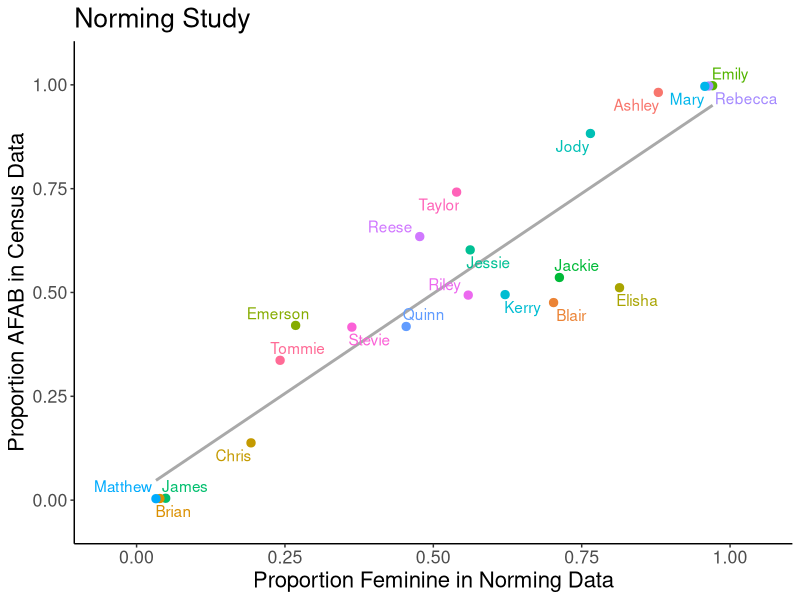

Recreate this plot in R.
## ---- chunk 1
library(tidyr)
library(dplyr)
library(magrittr)
library(stringr)
library(ggplot2)
library(ggrepel)
library(knitr)
## ---- chunk 2
all_ratings <- read.csv("../data/exp0_data_norming.csv", stringsAsFactors=TRUE) %>%
  #don't need participant demographics right now
  select(-gender, -age, -race, -education, -english) %>% 
  #pivot to have one row per name, not one column per name
  pivot_longer(cols = c(-ResponseId),
               names_to = "Name",
               values_to = "GenderRating") 
## ---- chunk 3
mean_ratings <- all_ratings %>% group_by(Name) %>%
  summarise(MeanGenderRating=mean(GenderRating),
            SD=sd(GenderRating)) %>%
  arrange(desc(MeanGenderRating))

kable(mean_ratings)
## ---- chunk 4
names_used <- mean_ratings %>% filter(str_detect(Name, 
  "Matthew|Brian|James|Chris|Tommie|Emerson|Stevie|Quinn|Reese|Taylor|Riley|Jessie|Kerry|Blair|Jackie|Jody|Elisha|Ashley|Mary|Rebecca|Emily")) %>%
  filter(Name!="Christopher")

kable(names_used, digits=2)
## ---- chunk 5
census <- read.csv("../data/exp0_data_census.csv")

names_used <- left_join(names_used, census, by="Name") %>%
  mutate(MeanGenderRating06=MeanGenderRating-1,
  Norming_ProbFemale = MeanGenderRating06 / 6,
  Diff_ProbFemale = Census_ProbFemale - Norming_ProbFemale)
## ---- chunk 6
summary(names_used$Diff_ProbFemale)
## ---- chunk 7
cor.test(names_used$Norming_ProbFemale, names_used$Census_ProbFemale)
## ---- chunk 8
plot_correlation <- ggplot(names_used, aes(x=Norming_ProbFemale, y=Census_ProbFemale,
                          color=Name, label=Name)) +
  geom_point(size=2.5, show.legend=FALSE) +
  geom_smooth(method=lm, color="darkgrey", fill="darkgrey", 
              se=FALSE, show.legend=FALSE) +
  geom_text_repel(show.legend=FALSE) +
  coord_cartesian(xlim=c(-.05,1.05), ylim=c(-.05, 1.05)) +
  theme_classic() +
  theme(text=element_text(size=16)) +
  labs(title="Norming Study", 
       x="Proportion Feminine in Norming Data", 
       y="Proportion AFAB in Census Data")
plot_correlation
